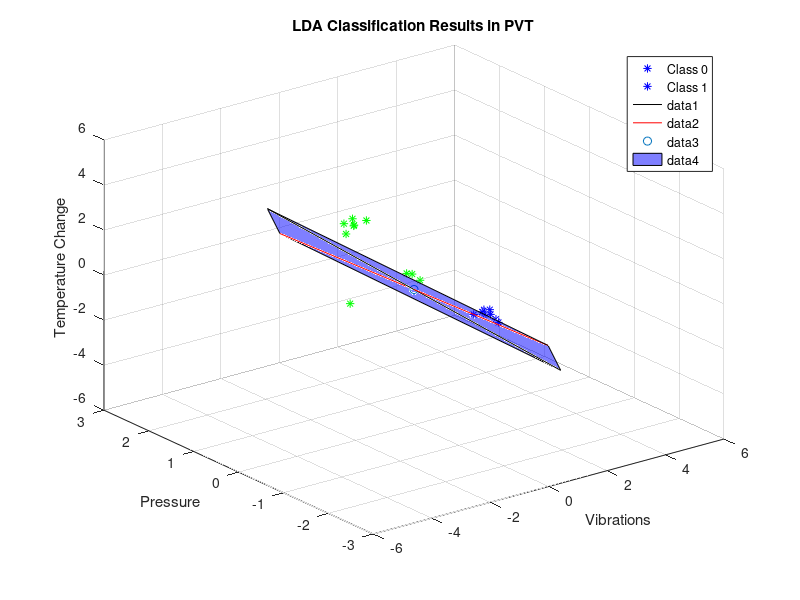

Write the MATLAB code that produced this figure.
%% section C: pre-data processing

%
% 1:10 acrylic
% 11:20 black foam
% 21:30 car sponge
% 31:40 flour sack
% 41:50 kitchen sponge
% 51:60 steel vase
%

%
% Slection: car sponge & kitchen sponge
% try to find the classification pattern in two similar materials
%

data0 = load("./PR_CW_DATA_2021/F0_PVT.mat");
data1 = load("./PR_CW_DATA_2021/F1_PVT.mat");

zeroOneColumn = [zeros(10, 1); ones(10, 1)];

% Standardise Data
St_dataMatrix_F0 = (data0.dataMatrix_F0 - mean(data0.dataMatrix_F0)) ./ std(data0.dataMatrix_F0);
St_dataMatrix_F1 = (data1.dataMatrix_F1 - mean(data1.dataMatrix_F1)) ./ std(data1.dataMatrix_F1);

% two object within F0 and F1
% label = 0, car sponge
% label = 1, black foam

data0PV = [data0.dataMatrix_F0(21:30,1:2) zeros(10, 1);
    data0.dataMatrix_F0(51:60,1:2) ones(10, 1)];
data0PVX1 = data0PV(1:10,1:2);
data0PVX2 = data0PV(11:20,1:2);

data0PT = [data0.dataMatrix_F0(21:30,2:3) zeros(10, 1);
    data0.dataMatrix_F0(51:60,2:3) ones(10, 1)];
data0PTX1 = data0PT(1:10,1:2);
data0PTX2 = data0PT(11:20,1:2);

data0TV = [data0.dataMatrix_F0(21:30,1) data0.dataMatrix_F0(21:30,3) zeros(10, 1);
    data0.dataMatrix_F0(51:60,1) data0.dataMatrix_F0(51:60,3) ones(10, 1)];
% data preprocessing 2D
data0PV = [data0.dataMatrix_F0(11:20,1:2) zeros(10, 1);
    data0.dataMatrix_F0(21:30,1:2) ones(10, 1)];
data0PVX1 = data0PV(1:10,1:2);
data0PVX2 = data0PV(11:20,1:2);

data0PT = [data0.dataMatrix_F0(11:30,2:3) zeroOneColumn];
data0PTX1 = data0PT(1:10,1:2);
data0PTX2 = data0PT(11:20,1:2);

data0TV = [data0.dataMatrix_F0(11:20,1) data0.dataMatrix_F0(11:20,3) zeros(10, 1);
    data0.dataMatrix_F0(21:30,1) data0.dataMatrix_F0(21:30,3) ones(10, 1)];

data0TVX1 = data0TV(1:10,1:2);
data0TVX2 = data0TV(11:20,1:2);

% 3D data PTV

data0VPT = [data0.dataMatrix_F0(21:30,:) zeros(10, 1);
    data0.dataMatrix_F0(51:60,:) ones(10, 1);];
data0VPTX1 = data0VPT(1:10,1:3);
data0VPTX2 = data0VPT(11:20,1:3);
data1VPT = [data1.dataMatrix_F1(21:30,:) zeros(10, 1);
    data1.dataMatrix_F1(51:60,:) ones(10, 1)];
data1VPTX1 = data1VPT(1:10,1:3);
data1VPTX2 = data1VPT(11:20,1:3);

% combine f1&f0， combined data is the full data with labels, using two
% objects
combinedData = [data0VPT; data1VPT];% with labels
combinedDataOnly = combinedData(:, 1:3);
labels = [zeros(size(data0VPTX1, 1), 1); ones(size(data0VPTX2, 1), 1);
    zeros(size(data1VPTX1, 1), 1); ones(size(data1VPTX2, 1), 1)]; 

%% multi-clasification based on LDA

% standarize
meanCombined = mean(combinedDataOnly);
class1Data = combinedData(labels == 0, 1:3);
class2Data = combinedData(labels == 1, 1:3);

% classes mean values
meanClass1 = mean(class1Data);
meanClass2 = mean(class2Data);

stdCombined = std(combinedDataOnly);
St_combinedData = (combinedDataOnly - meanCombined) ./ stdCombined;

% calculate Sw
Sw = zeros(3, 3);
Sw = Sw + cov(class1Data);
Sw = Sw + cov(class2Data);

% calculate Sb
meanDiffBetween = (meanClass1 - meanClass2);
Sb = meanDiffBetween' * meanDiffBetween;

% eigen
[eigenVectors, eigenValues] = eig(inv(Sw) * Sb);
[~, maxIdx] = max(abs(diag(eigenValues)));
W = eigenVectors(:, maxIdx);

% projection
projectedData = St_combinedData * W;
direction = W - meanCombined;

step = 6.5;
point1 = [0,0,0] - step * W';
point2 = [0,0,0] + step * W';

figure(1);
for i = 1:size(data0PV, 1)
    if data0PV(i,3) == 0
        plot3(St_combinedData(i,1), St_combinedData(i,2),St_combinedData(i,3), 'b*'); hold on; % Blue star for class 0
    elseif data0PV(i,3) == 1
        plot3(St_combinedData(i,1), St_combinedData(i,2), St_combinedData(i,3), 'g*'); hold on; % Green star for class 1
    end
end

legend('Class 0', 'Class 1');
xlabel('Vibrations');
ylabel('Pressure');
zlabel('Temperature Change');
title('LDA Classification Results in PVT');
hold on;

plot3([point1(1,1),point2(1,1)], [point1(1,2),point2(1,2)],[point1(1,3),point2(1,3)],'k-'); % 'k-' 表示黑色实线

hold on;


% Assume that W is defined 
% Calculate the vector orthogonal to W
orthogonalVector = cross(W, [1; 0; 0]); 

% Normalise vectors for better visualisation
orthogonalVector = orthogonalVector / norm(orthogonalVector);

% Define the two points of the line through [0,0,0].
stepSize = 3;% Step length can be adjusted as required
orthPoint1 = -stepSize * orthogonalVector';
orthPoint2 = stepSize * orthogonalVector';

% Plotting orthogonal lines on existing diagrams
hold on;
plot3([orthPoint1(1), orthPoint2(1)], [orthPoint1(2), orthPoint2(2)], [orthPoint1(3), orthPoint2(3)], 'r-'); 

scatter3(0,0,0,"red");
Hyperplane = fill3([point1(1),orthPoint1(1),point2(1),orthPoint2(1)],[point1(2),orthPoint1(2),point2(2),orthPoint2(2)],[point1(3),orthPoint1(3),point2(3),orthPoint2(3)],"blue");
set(Hyperplane, 'FaceAlpha', 0.5);

grid on;

hold off;
